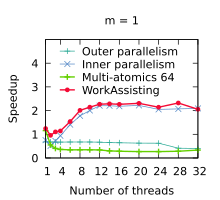

Recreate this plot in gnuplot.
set title "m = 1"
set terminal pdf size 2.2,2.0
set output "./results/Compactions_n___4,194,304,_m___1.pdf"
set key on
set key top left Left reverse
set key samplen 1.4
set xrange [1:32]
set xtics (1, 4, 8, 12, 16, 20, 24, 28, 32)
set xlabel "Number of threads"
set yrange [0:5]
set ytics (0, 1, 2, 3, 4)
set ylabel "Speedup"
plot './results/Compactions_n___4,194,304,_m___1.dat' using 1:2 title "Outer parallelism" pointsize 0.7 lw 1 pt 1 linecolor rgb "#24A793" with linespoints, \
  './results/Compactions_n___4,194,304,_m___1.dat' using 1:3 title "Inner parallelism" pointsize 0.7 lw 1 pt 2 linecolor rgb "#5287C6" with linespoints, \
  './results/Compactions_n___4,194,304,_m___1.dat' using 1:4 title "Multi-atomics 64" pointsize 0.7 lw 2 pt 1 linecolor rgb "#64D000" with linespoints, \
  './results/Compactions_n___4,194,304,_m___1.dat' using 1:5 title "WorkAssisting" pointsize 0.4 lw 2 pt 7 linecolor rgb "#F40A35" with linespoints
